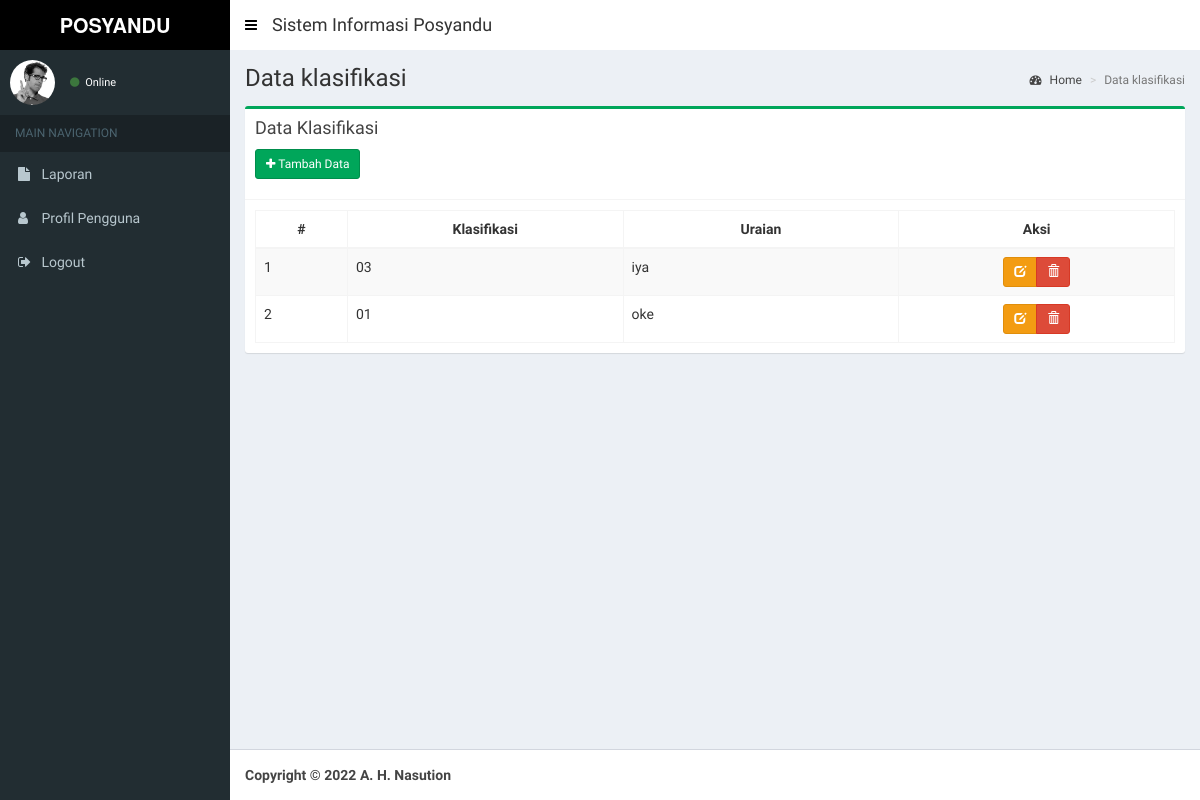
Screenshot of /index.php/klasifikasi with the database file from the repository.
### tables this page shows
CREATE TABLE `klasifikasi` (
  `kode_klasifikasi` int NOT NULL,
  `klasifikasi` varchar(50) NOT NULL,
  `uraian` varchar(100) NOT NULL
);

### application/views/layout/v_content.php (called while the page is built, shortened)
 	<?php
	if ($content)
	{
		$this->load->view($content);
	}
?>

### application/controllers/Klasifikasi.php (called while the page is built, shortened)
<?php
class klasifikasi extends CI_Controller {
	public function __construct()
	{
		$this->load->model('klasifikasi_model', 'klasifikasi');
		$this->load->helper('tgl_indo');
		$this->load->helper('security');
	}
	public function index()
	{
		$data = array(
			'title'			=> 'SISTEM SURAT',
			'judul'			=> 'Data klasifikasi',
			'data' 			=> $this->klasifikasi->tabel()->result(),
			'content'		=> 'klasifikasi/v_content',
			'ajax'	 		=> 'klasifikasi/v_ajax'
		);
		$this->load->view('layout/v_wrapper', $data, FALSE);
	}
}

### index.php (called while the page is built, shortened)
<?php
require_once BASEPATH.'core/CodeIgniter.php';

### application/models/Klasifikasi_model.php (called while the page is built, shortened)
<?php
class Klasifikasi_model extends CI_Model {
	public function tabel($where = null)
	{
		if($where == null){
			$this->db->select('*');
			$this->db->from('klasifikasi');
			$this->db->order_by('klasifikasi.kode_klasifikasi', 'Asc');
			$query = $this->db->get();
		}else{
			$this->db->select('*');
			$this->db->from('klasifikasi');
			$this->db->order_by('klasifikasi.kode_klasifikasi', 'Asc');
			$this->db->where($where);
			$query = $this->db->get();
		}
		return $query;
	}
}

### application/views/klasifikasi/v_content.php (the view, shortened to what this page needs)
<section class="content-header">
  <h1>
    <?= $judul ?>
  </h1>
  <ol class="breadcrumb">
    <li><a href="<?= base_url() ?>dashboard"><i class="fa fa-dashboard"></i> Home</a></li>
    <li class="active"><?= $judul ?></li>
  </ol>
</section>
<section class="content">
  <div class="row">
    <div class="col-xs-12">
      <div class="box box-success">
        <div class="box-header with-border">
          <h3 class="box-title">Data Klasifikasi</h3>
          <div style="padding-top: 10px;">
          <p><a href="<?= base_url(); ?>klasifikasi/add" class="btn btn-sm btn-success icon-btn"><i class="fa fa-plus"></i> Tambah Data</a></p>
          </div>
        </div>
        <div class="box-body">
          <table id="example1" class="table table-bordered table-striped" style="width: 100%;">
              <thead>
                  <tr>
                      <th style="width: 5%;text-align: center;">#</th>
                      <th style="width: 15%;text-align: center;">Klasifikasi</th>
                      <th style="width: 15%;text-align: center;">Uraian</th>
                      <th style="width: 15%;text-align: center;">Aksi</th>
                  </tr>
              </thead>
              <tbody>
                  <?php $total= 0; $no=1; foreach($data as $row){  ?>
                  <tr>
                      <td><?= $no++ ?></td>
                      <td><?= $row->klasifikasi ?></td>
                      <td><?= $row->uraian ?></td>
                      <td style="text-align: center;">
                          <form action="<?= base_url() ?>klasifikasi/delete/<?= $row->kode_klasifikasi ?>" method="post">
                              <div class="btn-group">
                                  <a href="<?= base_url() ?>klasifikasi/edit/<?= $row->kode_klasifikasi ?>" class=" btn btn-sm btn-warning" data-toggle="tooltip" title="Edit"><span class="glyphicon glyphicon-edit"></span></a>
                                  <button class="btn btn-sm btn-danger" type="submit" onclick="return confirm('Yakin ingin menghapus data?')" data-toggle="tooltip" title="Hapus"><span class="glyphicon glyphicon-trash"></span></button>
                              </div>
                          </form>
                      </td>
                  </tr>
                <?php } ?>
              </tbody>
          </table>
        </div>
      </div>
    </div>
  </div>
</section>

### rows the page displays
klasifikasi: klasifikasi "03", uraian "iya"
klasifikasi: klasifikasi "01", uraian "oke"

### other values shown
$judul "Data klasifikasi"
